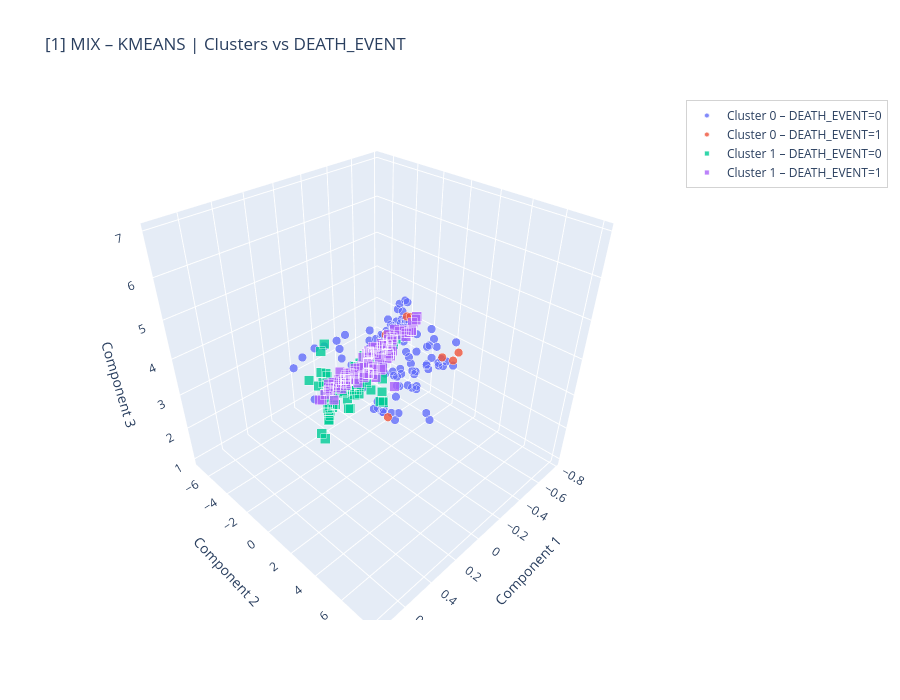

The notebook cell this image was saved under:
### Markdown cell above
### Target-Based Visualization (Unsupervised)

### Code cell
for rank in range(1, topK + 1):
    entry = ordered_unsupervised[rank - 1]
    algo   = entry["algo"].upper()
    emb    = entry["emb"]
    labels = entry["labels"]
    params = entry["params"]

    plot_clusters_target_3d(
        embeddings_unsupervised[emb], labels, y, title=f"[{rank}] {emb.upper()} – {algo} | Clusters vs {TARGET_COL}")
